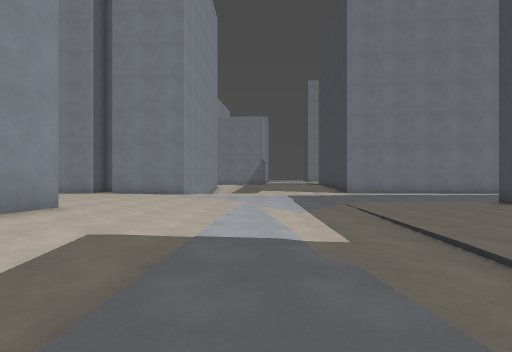
[1] (above)

24 first-person views from a walk through a 3-D level made in the Godot game engine. The camera is 1.5 m above the floor, looks level and sees 85° across. The floor is counted in squares, 2 m on a side. Each view is taken from the middle of a square. On the plan, view 1 faces up. The plan holds only what a view shows up to about 10 squares ahead; the rest is blank. The place goes on beyond the plan. Surface patterns are stand-ins for the level's own textures.

[2]
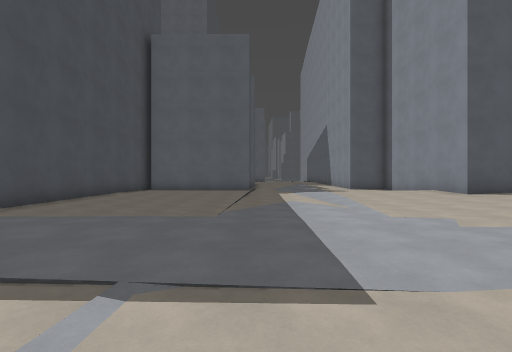

[3]
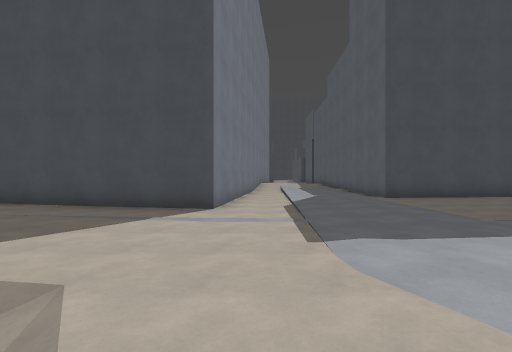

[4]
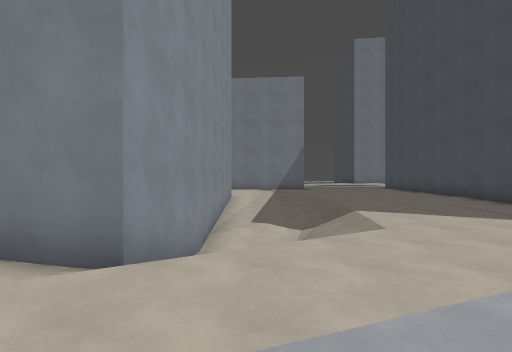

[5]
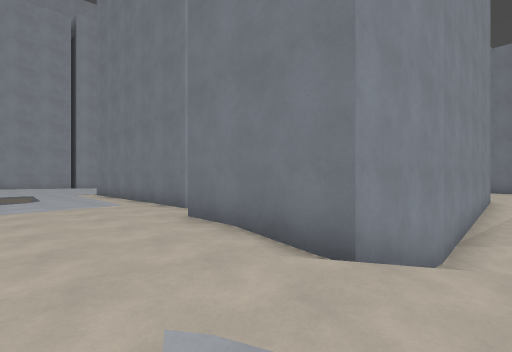

[6]
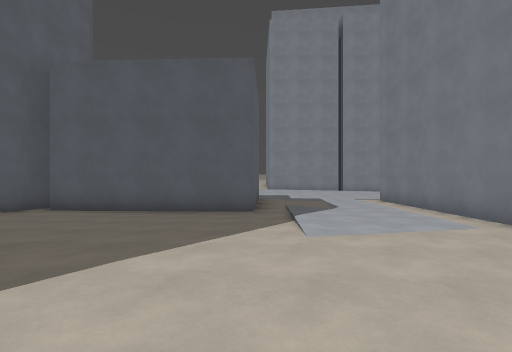

[7]
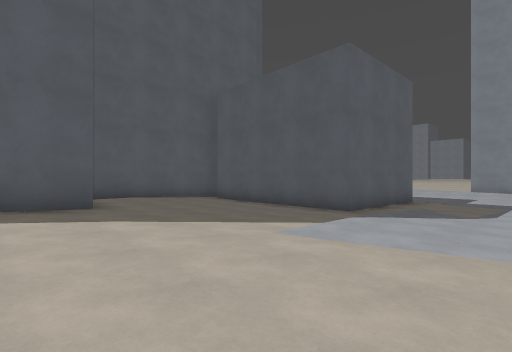

[8]
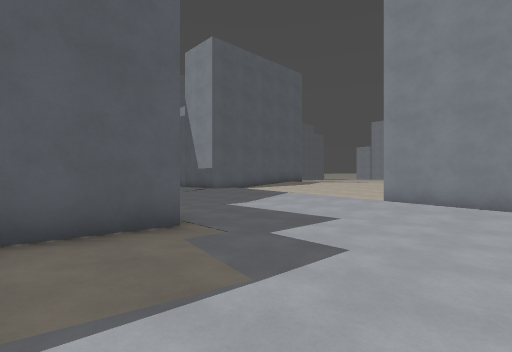

[9]
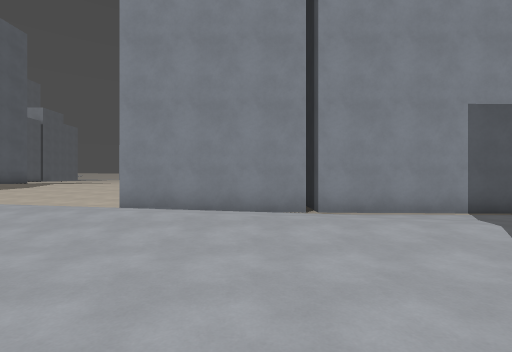

[10]
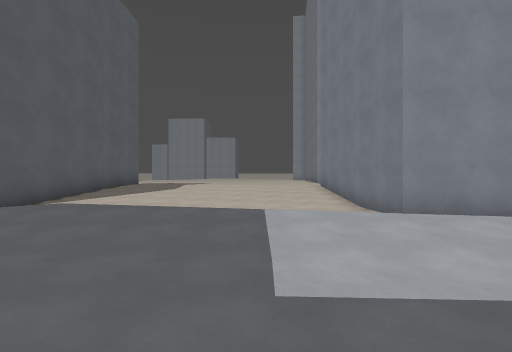

[11]
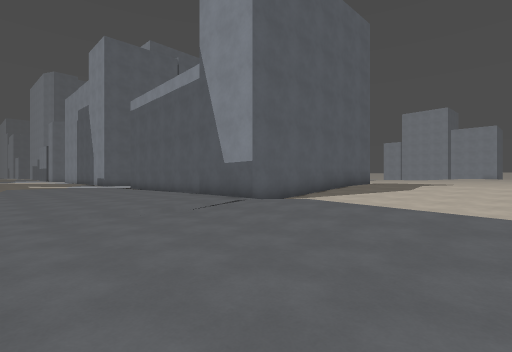

[12]
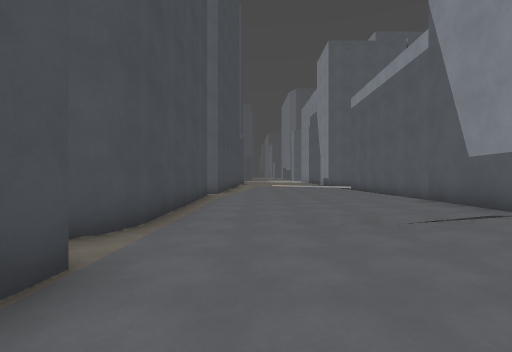

[13]
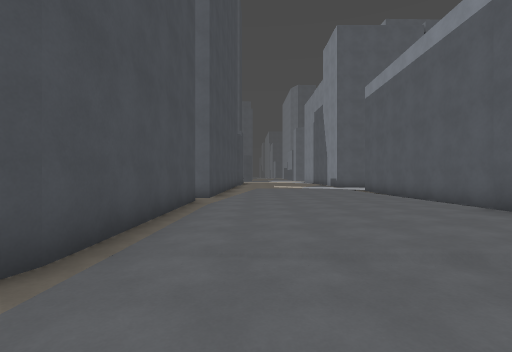

[14]
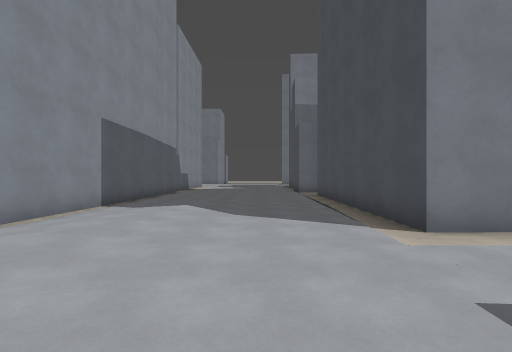

[15]
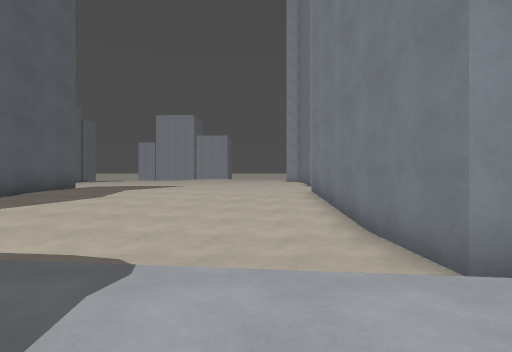

[16]
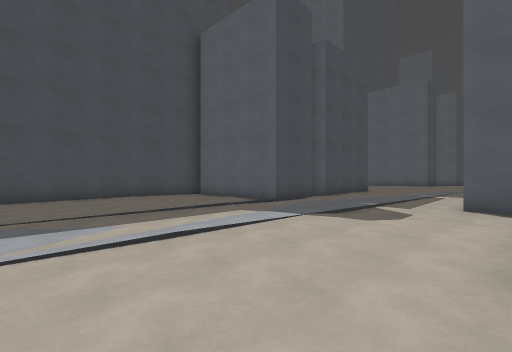

[17]
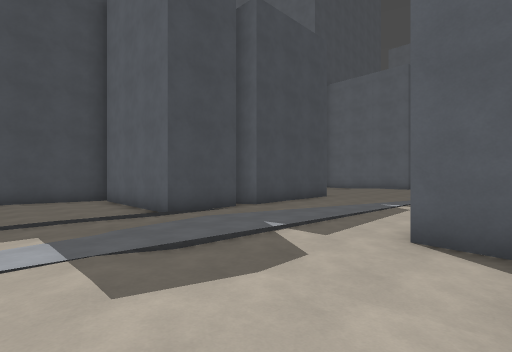

[18]
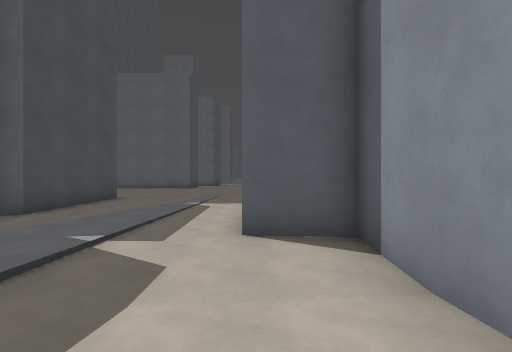

[19]
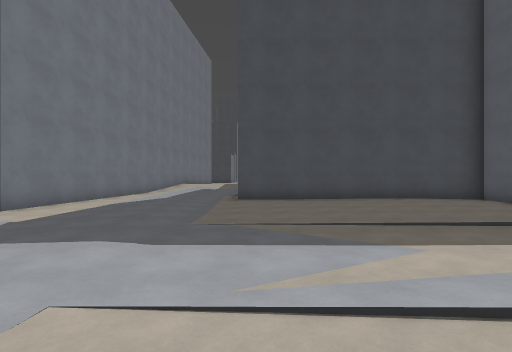

[20]
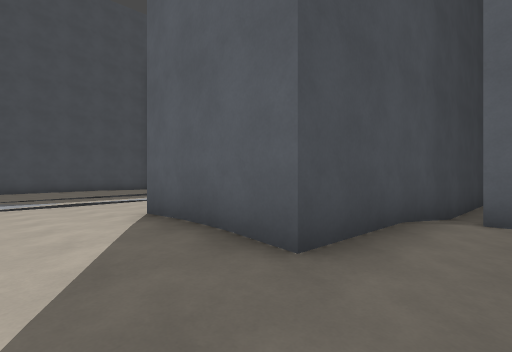

[21]
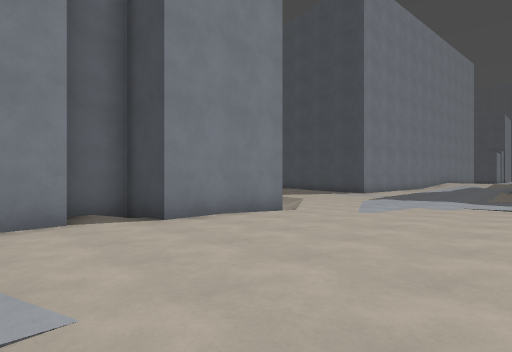

[22]
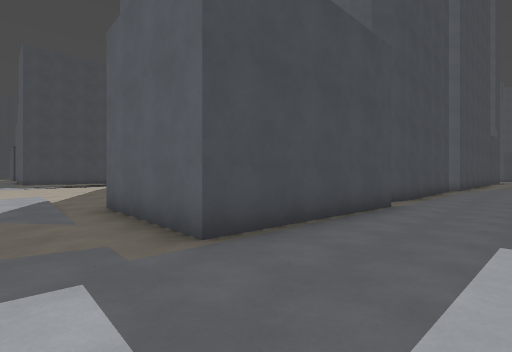

[23]
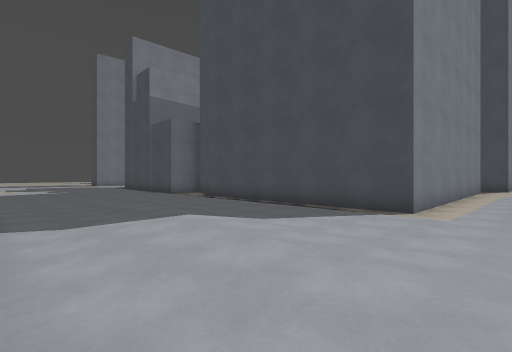

[24]
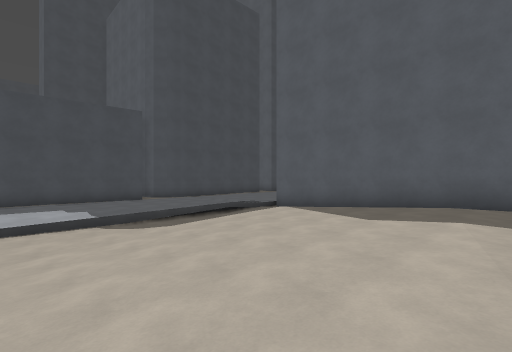

### Floor plan
Key: @ floor where view 1 was taken; # wall or solid block; . main floor; : floor 0.25 m higher than the main floor; - floor 0.25 m lower than the main floor; + floor 0.5 m higher than the main floor; * floor 0.75 m higher than the main floor; _ floor 1.75 m lower than the main floor; / step, stairs or slope.
Columns run from 29 left of view 1 to 8 right of it. Each row starts with its distance up from view 1.
 20       #--./...#          #////..:::#
 19       #--/:...#          #////.....#
 18       #--/:...#          #////....##
 17       #-./....#          #////....#
 16       #-//....#          #_///....#
 15       #-/:....#      ### #/  /....#
 14      ##//:....########.###/ /.....####
 13       #//:.............###//..........
 12       #//:.........::::::/:.......////
 11       #//:........:::::::::::...::::::
 10 #######/:/.......//:::::::::..:::::::/
  9 /////--/:/...####..:::::::::..........
  8 *////--/:/...#  #..:::+++::::........#
  7 */////-/:....#  #..:::+++:::::.......#
  6 *+////-/:....#  #..:::###+:::/......:#
  5 **////-//....#  #..::+###+:::::.:::::#
  4 **///////....## #.:::+# #++::::::::::#
  3 **///////.....# ##::::# #//::::::::::#
  2 **/////:/....##  ####:# #.../::::::::#
  1 #######:::...#       .# #..:/::::::::#
  0       #:::...#       ## ##::/@::######
 -1       #:::...#           ##:::::#
 -2       #:::...#             ::::##
 -3       #::::..#             ::::#
 -4       #::::..#             ::::#
 -5       #::::..#             ::::#
 -6        ::::..#             ::::#

Where each view was taken, in squares from view 1:
view 1: 0 up, 0 right, facing up
view 2: 14 up, 2 right, facing down
view 3: 13 up, 2 left, facing right
view 4: 10 up, 2 left, facing up
view 5: 10 up, 2 left, facing up-left
view 6: 9 up, 5 left, facing left
view 7: 12 up, 6 left, facing down-left
view 8: 13 up, 14 left, facing down-left
view 9: 13 up, 16 left, facing left
view 10: 7 up, 17 left, facing left
view 11: 7 up, 17 left, facing down-left
view 12: 6 up, 18 left, facing down
view 13: 4 up, 18 left, facing down
view 14: 10 up, 18 left, facing up
view 15: 8 up, 20 left, facing left
view 16: 8 up, 4 left, facing down-right
view 17: 4 up, 4 left, facing down-right
view 18: 4 up, 3 left, facing down
view 19: 8 up, 2 left, facing right
view 20: 8 up, 9 left, facing down-right
view 21: 8 up, 9 left, facing up-right
view 22: 11 up, 19 left, facing down-right
view 23: 12 up, 22 left, facing up-right
view 24: 9 up, 29 left, facing down-right
